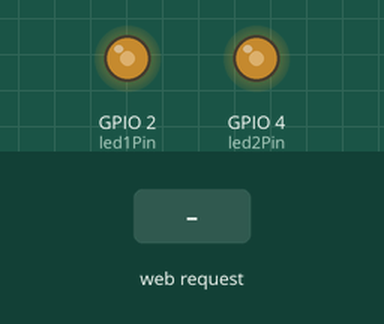
Recording of a sketch running on a simulated ESP32. Shown: output pins drawn as LEDs (lit = HIGH). The test bench sets the inputs (shaded band). What the sketch prints to the serial monitor is not drawn.

Above: at 1.3 s.
1.4 s: HTTP request GET /setAuto?state=1 received
At 2.15 s:
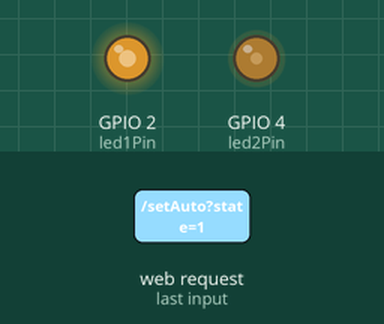
4.4 s: HTTP request GET /setBalance?v=0 received
5.9 s: HTTP request GET /setBalance?v=1 received
At 6.3 s:
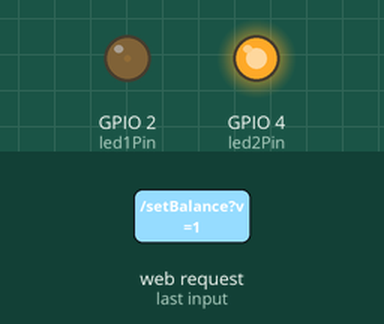
7.4 s: HTTP request GET /setBalance?v=120 received
At 8.6 s:
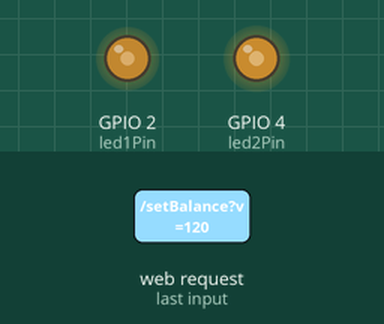
8.9 s: HTTP request GET /setBalance?v=1&state=1 received
At 9.8 s:
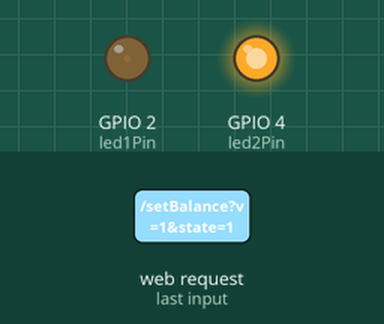
10.4 s: HTTP request GET /setBalance?v=120&state=120 received
At 10.9 s:
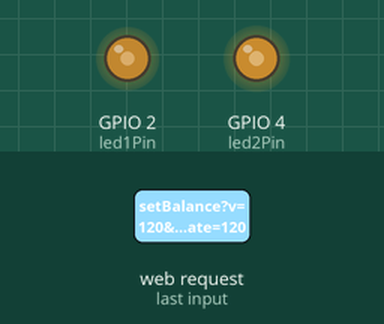
Timing chart, 0 to 12.9 s (numbered marks = the images above; inputs shaded):
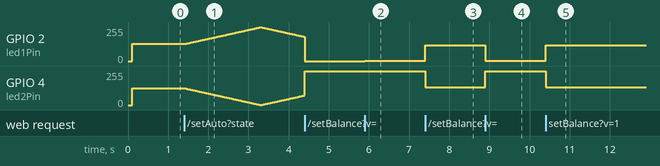

The sketch:

ex074.ino
```cpp
#include <WiFi.h>
#include <WebServer.h>

// AP热点配置
const char* ap_ssid = "ESP32-LAB";
const char* ap_pass = "12345678"; // 密码至少需要8位

const int led1Pin = 2; // 左灯
const int led2Pin = 4; // 右灯

WebServer server(80);

// 全局状态变量
bool autoMode = false;
int currentVal = 128;       // 统一记录当前的亮度基准值 (0-255)
int autoDirection = 1;
unsigned long lastMillis = 0;

// 网页界面
void handleRoot() {
  String html = R"rawliteral(
<!DOCTYPE html>
<html>
<head>
  <meta charset="UTF-8">
  <meta name="viewport" content="width=device-width, initial-scale=1.0">
  <title>光效跷跷板 (便携同步版)</title>
  <style>
    body { font-family: sans-serif; text-align: center; margin-top: 50px; background-color: #f0f0f0;}
    input[type=range] { width: 80%; max-width: 300px; margin: 30px 0; height: 30px; }
    .lights { display: flex; justify-content: center; gap: 80px; font-size: 20px; font-weight: bold; color: #333;}
    .val { color: #007bff; }
    button { padding: 12px 24px; font-size: 16px; font-weight: bold; border-radius: 8px; border: none; background-color: #28a745; color: white; cursor: pointer; margin-bottom: 20px;}
    button.active { background-color: #dc3545; }
  </style>
</head>
<body>
  <h1>⚖️ 光效跷跷板</h1>
  <p>便携式 AP 网络控制台</p>

  <button id="autoBtn" onclick="toggleAuto()">启动自动摇摆</button>

  <div class="lights">
    <div>左灯亮度<br><span class="val" id="val1">128</span></div>
    <div>右灯亮度<br><span class="val" id="val2">127</span></div>
  </div>

  <input type="range" id="slider" min="0" max="255" value="128" oninput="updateBalance(this.value)">

  <script>
    let isAuto = false;
    let syncTimer = null; // 用于存放定时器的变量

    function updateBalance(val) {
      document.getElementById('val1').innerText = val;
      document.getElementById('val2').innerText = 255 - val;
      document.getElementById('slider').value = val;
    }

    // 手动滑动时触发
    function manualSlide(val) {
      updateBalance(val);
      fetch('/setBalance?v=' + val);
    }
    // 绑定原生滑动事件
    document.getElementById('slider').oninput = function() { manualSlide(this.value); };

    function toggleAuto() {
      isAuto = !isAuto;
      const btn = document.getElementById('autoBtn');
      const slider = document.getElementById('slider');

      if (isAuto) {
        btn.innerText = "停止自动摇摆";
        btn.classList.add("active");
        slider.disabled = true; // 禁用滑块防止冲突
        fetch('/setAuto?state=1');

        // 开启 AJAX 轮询
        syncTimer = setInterval(() => {
          fetch('/getVal')
            .then(response => response.text())
            .then(val => {
              updateBalance(val); // 自动更新数字和滑块的位置！
            });
        }, 80);

      } else {
        btn.innerText = "启动自动摇摆";
        btn.classList.remove("active");
        slider.disabled = false;
        fetch('/setAuto?state=0');

        // 停止轮询
        if (syncTimer) clearInterval(syncTimer);
      }
    }
  </script>
</body>
</html>
)rawliteral";
  server.send(200, "text/html; charset=UTF-8", html);
}

// 处理手动请求
void handleBalance() {
  if (server.hasArg("v")) {
    currentVal = server.arg("v").toInt(); // 保持状态同步
    autoMode = false;

    ledcWrite(led1Pin, currentVal);
    ledcWrite(led2Pin, 255 - currentVal);
    server.send(200, "text/plain", "OK");
  }
}

// 处理自动模式开关
void handleAuto() {
  if (server.hasArg("state")) {
    int state = server.arg("state").toInt();
    autoMode = (state == 1);
    server.send(200, "text/plain", "OK");
  }
}

// 新增状态回传 API
// 当网页请求此地址时，返回当前的数值
void handleGetVal() {
  server.send(200, "text/plain", String(currentVal));
}

void setup() {
  Serial.begin(115200);
  delay(100); // 等待串口稳定

  // ========== 修复：适配ESP32 Core 3.0+的PWM初始化 ==========
  pinMode(led1Pin, OUTPUT);
  pinMode(led2Pin, OUTPUT);

  // 新版API：直接用ledcAttach完成引脚、频率、分辨率配置，自动分配通道
  ledcAttach(led1Pin, 5000, 8);
  ledcAttach(led2Pin, 5000, 8);

  ledcWrite(led1Pin, currentVal);
  ledcWrite(led2Pin, 255 - currentVal);

  // 【启动 AP 模式】
  WiFi.mode(WIFI_AP);
  WiFi.softAP(ap_ssid, ap_pass);

  Serial.println("\n--- WiFi 热点已开启 ---");
  Serial.print("WiFi名称: "); Serial.println(ap_ssid);
  Serial.print("WiFi密码: "); Serial.println(ap_pass);
  Serial.print("控制台IP: http://");
  Serial.println(WiFi.softAPIP()); // 默认通常是 192.168.4.1

  server.on("/", handleRoot);
  server.on("/setBalance", handleBalance);
  server.on("/setAuto", handleAuto);
  server.on("/getVal", handleGetVal); // 注册数据请求路由
  server.begin();

  Serial.println("服务器启动成功！");
}

void loop() {
  server.handleClient();

  // 自动摇摆引擎
  if (autoMode) {
    unsigned long currentMillis = millis();
    if (currentMillis - lastMillis >= 15) { // 稍微调慢一点点，配合网络传输频率
      lastMillis = currentMillis;

      currentVal = currentVal + autoDirection;

      if (currentVal >= 255) {
        currentVal = 255;
        autoDirection = -1;
      } else if (currentVal <= 0) {
        currentVal = 0;
        autoDirection = 1;
      }

      ledcWrite(led1Pin, currentVal);
      ledcWrite(led2Pin, 255 - currentVal);
    }
  }
}
```

Measured:
- after the input at 1.4 s, GPIO 2 (led1Pin): rises from 128/255 to 255/255 in 1.9 s, then falls to 182/255 in 1.1 s
- after the input at 5.9 s, GPIO 2 (led1Pin): 0/255 → 1/255 at once; GPIO 4 (led2Pin): 255/255 → 253/255 at once
- after the input at 7.4 s, GPIO 2 (led1Pin): 1/255 → 120/255 at once; GPIO 4 (led2Pin): 253/255 → 134/255 at once
- after the input at 8.9 s, GPIO 2 (led1Pin): 120/255 → 1/255 at once; GPIO 4 (led2Pin): 134/255 → 253/255 at once
- after the input at 10.4 s, GPIO 2 (led1Pin): 1/255 → 120/255 at once; GPIO 4 (led2Pin): 253/255 → 134/255 at once
